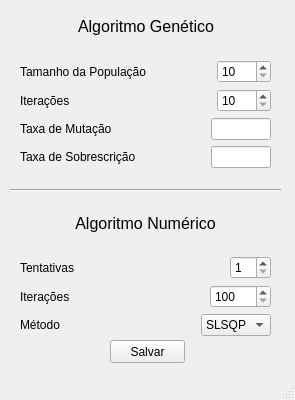
<?xml version="1.0" encoding="UTF-8"?>
<ui version="4.0">
 <class>ConfigOptimizerWindow</class>
 <widget class="QMainWindow" name="ConfigOptimizerWindow">
  <property name="geometry">
   <rect>
       <x>0</x>
       <y>0</y>
       <width>295</width>
       <height>400</height>
   </rect>
  </property>
  <property name="windowTitle">
   <string>MainWindow</string>
  </property>
  <widget class="QWidget" name="centralwidget">
   <widget class="Line" name="line">
    <property name="geometry">
     <rect>
      <x>10</x>
      <y>180</y>
      <width>271</width>
      <height>20</height>
     </rect>
    </property>
    <property name="orientation">
     <enum>Qt::Horizontal</enum>
    </property>
   </widget>
   <widget class="QPushButton" name="save_configurations_button">
    <property name="geometry">
     <rect>
      <x>110</x>
         <y>340</y>
      <width>75</width>
      <height>23</height>
     </rect>
    </property>
    <property name="text">
     <string>Salvar</string>
    </property>
   </widget>
      <widget class="QWidget" name="layoutWidget">
          <property name="geometry">
              <rect>
                  <x>20</x>
                  <y>210</y>
                  <width>251</width>
                  <height>126</height>
              </rect>
          </property>
          <layout class="QVBoxLayout" name="verticalLayout_2">
              <item>
      <layout class="QHBoxLayout" name="horizontalLayout_9">
       <item>
        <spacer name="horizontalSpacer_11">
         <property name="orientation">
          <enum>Qt::Horizontal</enum>
         </property>
         <property name="sizeHint" stdset="0">
          <size>
           <width>32</width>
           <height>17</height>
          </size>
         </property>
        </spacer>
       </item>
       <item>
        <widget class="QLabel" name="label_2">
         <property name="text">
          <string>&lt;html&gt;&lt;head/&gt;&lt;body&gt;&lt;p align=&quot;center&quot;&gt;&lt;span style=&quot; font-size:12pt;&quot;&gt;Algoritmo Numérico&lt;/span&gt;&lt;/p&gt;&lt;/body&gt;&lt;/html&gt;</string>
         </property>
        </widget>
       </item>
       <item>
        <spacer name="horizontalSpacer_10">
         <property name="orientation">
          <enum>Qt::Horizontal</enum>
         </property>
         <property name="sizeHint" stdset="0">
          <size>
           <width>32</width>
           <height>17</height>
          </size>
         </property>
        </spacer>
       </item>
      </layout>
     </item>
     <item>
      <spacer name="verticalSpacer_2">
       <property name="orientation">
        <enum>Qt::Vertical</enum>
       </property>
       <property name="sizeType">
        <enum>QSizePolicy::Fixed</enum>
       </property>
       <property name="sizeHint" stdset="0">
        <size>
         <width>249</width>
         <height>13</height>
        </size>
       </property>
      </spacer>
     </item>
     <item>
      <layout class="QHBoxLayout" name="horizontalLayout_8">
       <item>
           <widget class="QLabel" name="label_tries">
               <property name="text">
                   <string>Tentativas</string>
               </property>
           </widget>
       </item>
       <item>
        <spacer name="horizontalSpacer_7">
         <property name="orientation">
          <enum>Qt::Horizontal</enum>
         </property>
         <property name="sizeHint" stdset="0">
          <size>
           <width>40</width>
           <height>20</height>
          </size>
         </property>
        </spacer>
       </item>
       <item>
        <widget class="QSpinBox" name="input_tries">
         <property name="minimum">
          <number>1</number>
         </property>
         <property name="maximum">
          <number>10</number>
         </property>
        </widget>
       </item>
      </layout>
     </item>
     <item>
      <layout class="QHBoxLayout" name="horizontalLayout_6">
       <item>
           <widget class="QLabel" name="label_iterations">
               <property name="text">
                   <string>Iterações</string>
               </property>
           </widget>
       </item>
       <item>
        <spacer name="horizontalSpacer_8">
         <property name="orientation">
          <enum>Qt::Horizontal</enum>
         </property>
         <property name="sizeHint" stdset="0">
          <size>
           <width>40</width>
           <height>20</height>
          </size>
         </property>
        </spacer>
       </item>
       <item>
        <widget class="QSpinBox" name="input_iterations">
         <property name="minimum">
          <number>100</number>
         </property>
         <property name="maximum">
          <number>10000</number>
         </property>
         <property name="singleStep">
          <number>100</number>
         </property>
        </widget>
       </item>
      </layout>
     </item>
     <item>
      <layout class="QHBoxLayout" name="horizontalLayout_7">
       <item>
           <widget class="QLabel" name="label_method">
               <property name="text">
                   <string>Método</string>
               </property>
           </widget>
       </item>
       <item>
        <spacer name="horizontalSpacer_9">
         <property name="orientation">
          <enum>Qt::Horizontal</enum>
         </property>
         <property name="sizeHint" stdset="0">
          <size>
           <width>40</width>
           <height>20</height>
          </size>
         </property>
        </spacer>
       </item>
       <item>
        <widget class="QComboBox" name="method_selector">
         <property name="sizePolicy">
          <sizepolicy hsizetype="Fixed" vsizetype="Fixed">
           <horstretch>0</horstretch>
           <verstretch>0</verstretch>
          </sizepolicy>
         </property>
         <item>
          <property name="text">
           <string>SLSQP</string>
          </property>
         </item>
        </widget>
       </item>
      </layout>
     </item>
    </layout>
   </widget>
      <widget class="QWidget" name="layoutWidget">
          <property name="geometry">
              <rect>
                  <x>20</x>
                  <y>13</y>
                  <width>251</width>
                  <height>155</height>
              </rect>
          </property>
          <layout class="QVBoxLayout" name="verticalLayout">
              <item>
      <layout class="QHBoxLayout" name="horizontalLayout">
       <item>
        <spacer name="horizontalSpacer">
         <property name="orientation">
          <enum>Qt::Horizontal</enum>
         </property>
         <property name="sizeHint" stdset="0">
          <size>
           <width>40</width>
           <height>20</height>
          </size>
         </property>
        </spacer>
       </item>
       <item>
        <widget class="QLabel" name="label">
         <property name="text">
          <string>&lt;html&gt;&lt;head/&gt;&lt;body&gt;&lt;p align=&quot;center&quot;&gt;&lt;span style=&quot; font-size:12pt;&quot;&gt;Algoritmo Genético&lt;/span&gt;&lt;/p&gt;&lt;/body&gt;&lt;/html&gt;</string>
         </property>
        </widget>
       </item>
       <item>
        <spacer name="horizontalSpacer_2">
         <property name="orientation">
          <enum>Qt::Horizontal</enum>
         </property>
         <property name="sizeHint" stdset="0">
          <size>
           <width>40</width>
           <height>20</height>
          </size>
         </property>
        </spacer>
       </item>
      </layout>
     </item>
     <item>
      <spacer name="verticalSpacer">
       <property name="orientation">
        <enum>Qt::Vertical</enum>
       </property>
       <property name="sizeType">
        <enum>QSizePolicy::Fixed</enum>
       </property>
       <property name="sizeHint" stdset="0">
        <size>
         <width>249</width>
         <height>13</height>
        </size>
       </property>
      </spacer>
     </item>
     <item>
      <layout class="QHBoxLayout" name="horizontalLayout_2">
       <item>
           <widget class="QLabel" name="label_pop_size">
               <property name="text">
                   <string>Tamanho da População</string>
               </property>
           </widget>
       </item>
       <item>
        <spacer name="horizontalSpacer_3">
         <property name="orientation">
          <enum>Qt::Horizontal</enum>
         </property>
         <property name="sizeHint" stdset="0">
          <size>
           <width>40</width>
           <height>20</height>
          </size>
         </property>
        </spacer>
       </item>
       <item>
        <widget class="QSpinBox" name="input_pop_size">
         <property name="minimum">
          <number>10</number>
         </property>
         <property name="maximum">
          <number>1000</number>
         </property>
         <property name="singleStep">
          <number>10</number>
         </property>
         <property name="stepType">
          <enum>QAbstractSpinBox::AdaptiveDecimalStepType</enum>
         </property>
        </widget>
       </item>
      </layout>
     </item>
     <item>
      <layout class="QHBoxLayout" name="horizontalLayout_5">
       <item>
           <widget class="QLabel" name="label_epochs">
               <property name="text">
                   <string>Iterações</string>
               </property>
           </widget>
       </item>
       <item>
        <spacer name="horizontalSpacer_6">
         <property name="orientation">
          <enum>Qt::Horizontal</enum>
         </property>
         <property name="sizeHint" stdset="0">
          <size>
           <width>40</width>
           <height>20</height>
          </size>
         </property>
        </spacer>
       </item>
       <item>
        <widget class="QSpinBox" name="input_epochs">
         <property name="minimum">
          <number>10</number>
         </property>
         <property name="maximum">
          <number>1000</number>
         </property>
         <property name="singleStep">
          <number>10</number>
         </property>
         <property name="stepType">
          <enum>QAbstractSpinBox::DefaultStepType</enum>
         </property>
         <property name="value">
          <number>10</number>
         </property>
         <property name="displayIntegerBase">
          <number>10</number>
         </property>
        </widget>
       </item>
      </layout>
     </item>
     <item>
      <layout class="QHBoxLayout" name="horizontalLayout_3">
       <item>
        <widget class="QLabel" name="label_Vo">
         <property name="text">
          <string>Taxa de Mutação</string>
         </property>
        </widget>
       </item>
       <item>
        <spacer name="horizontalSpacer_4">
         <property name="orientation">
          <enum>Qt::Horizontal</enum>
         </property>
         <property name="sizeHint" stdset="0">
          <size>
           <width>40</width>
           <height>20</height>
          </size>
         </property>
        </spacer>
       </item>
       <item>
        <widget class="QLineEdit" name="input_mutation_rate">
         <property name="sizePolicy">
          <sizepolicy hsizetype="Minimum" vsizetype="Fixed">
           <horstretch>0</horstretch>
           <verstretch>0</verstretch>
          </sizepolicy>
         </property>
         <property name="minimumSize">
          <size>
           <width>0</width>
           <height>0</height>
          </size>
         </property>
         <property name="maximumSize">
          <size>
           <width>60</width>
           <height>16777215</height>
          </size>
         </property>
        </widget>
       </item>
      </layout>
     </item>
     <item>
      <layout class="QHBoxLayout" name="horizontalLayout_4">
       <item>
        <widget class="QLabel" name="label_Vo_2">
         <property name="text">
          <string>Taxa de Sobrescrição</string>
         </property>
        </widget>
       </item>
       <item>
        <spacer name="horizontalSpacer_5">
         <property name="orientation">
          <enum>Qt::Horizontal</enum>
         </property>
         <property name="sizeHint" stdset="0">
          <size>
           <width>40</width>
           <height>20</height>
          </size>
         </property>
        </spacer>
       </item>
       <item>
        <widget class="QLineEdit" name="input_overwrite_rate">
         <property name="sizePolicy">
          <sizepolicy hsizetype="Minimum" vsizetype="Fixed">
           <horstretch>0</horstretch>
           <verstretch>0</verstretch>
          </sizepolicy>
         </property>
         <property name="maximumSize">
          <size>
           <width>60</width>
           <height>16777215</height>
          </size>
         </property>
        </widget>
       </item>
      </layout>
     </item>
    </layout>
   </widget>
  </widget>
  <widget class="QStatusBar" name="statusbar"/>
 </widget>
 <resources/>
 <connections/>
</ui>
